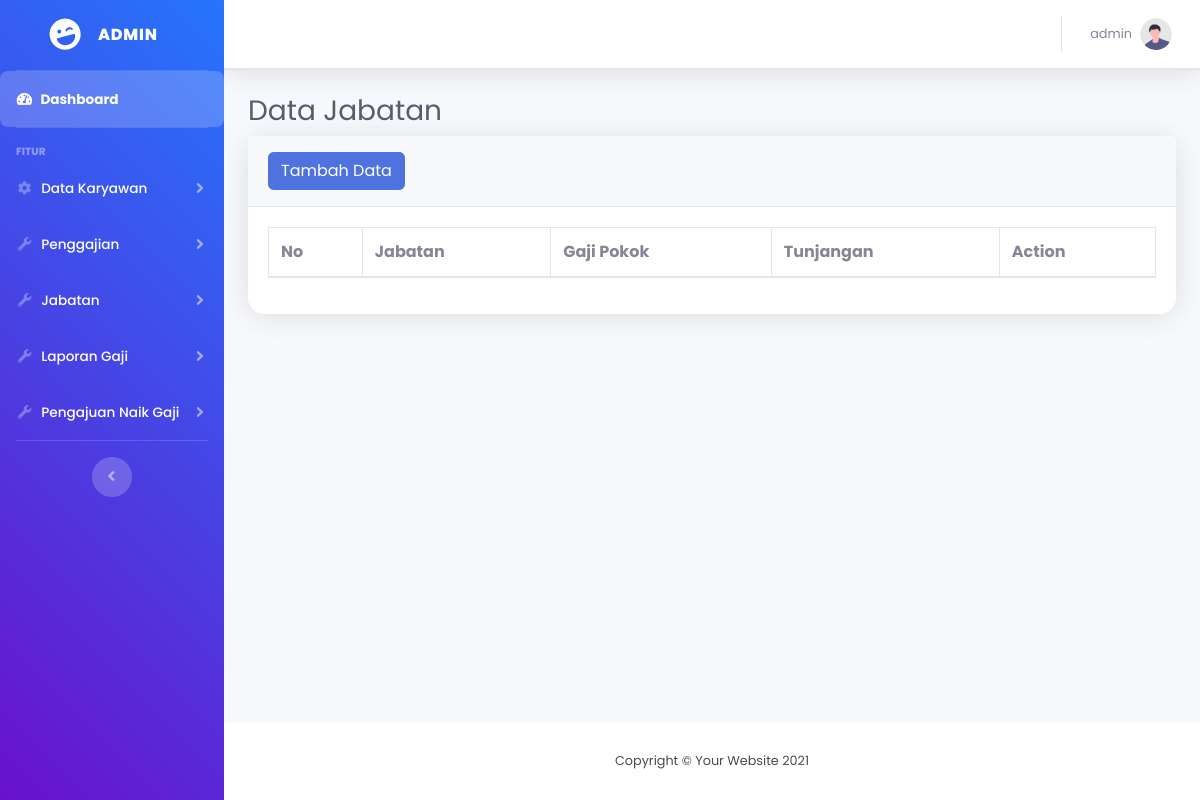
/admin/jabatan.php (signed in), run on an earlier commit of the app's database.
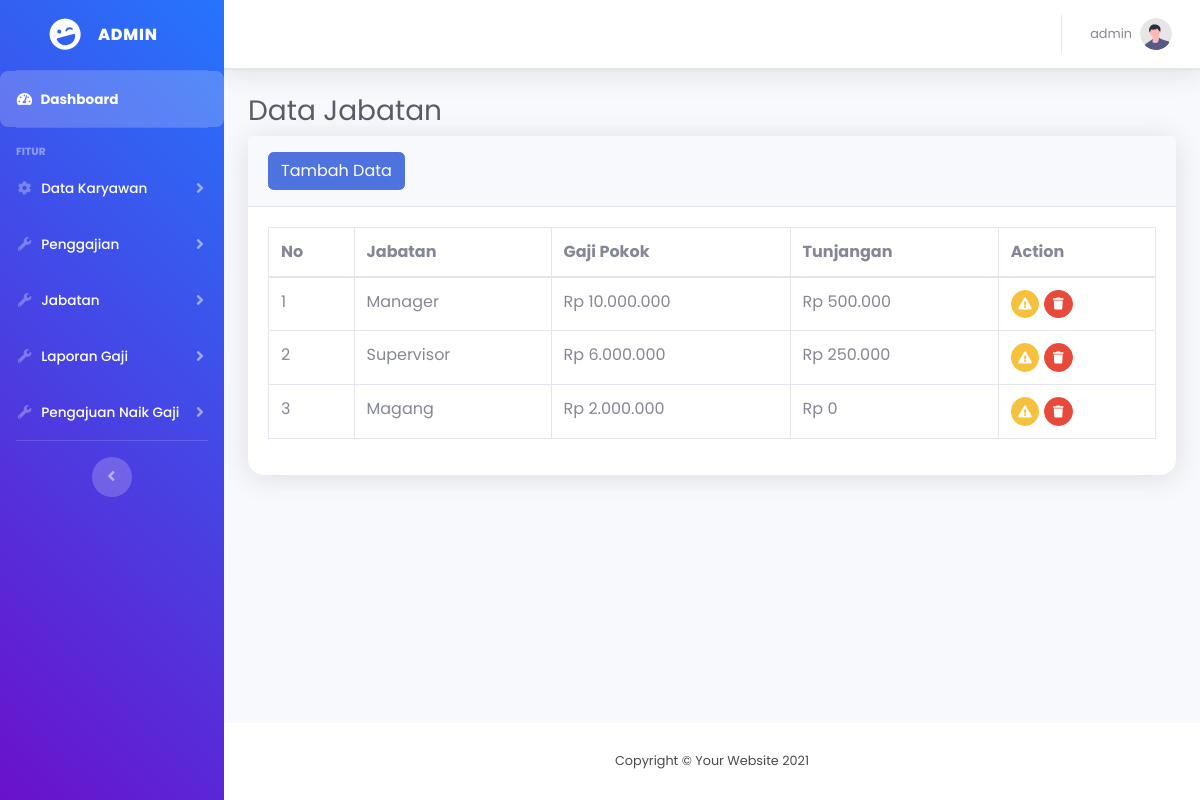
And on a later commit of the database.
### tables this page shows
CREATE TABLE `jabatan` (
  `id` int(11) NOT NULL,
  `jabatan` varchar(255) NOT NULL,
  `gaji` decimal(15,0) NOT NULL,
  `tunjangan` decimal(15,0) NOT NULL
);

### admin/jabatan.php (the view, shortened to what this page needs)
<?php
include '../koneksi.php';
?>
<!DOCTYPE html>
<html lang="en">
<head>
    <link href="../assets/vendor/fontawesome-free/css/all.min.css" rel="stylesheet" type="text/css">
    <link href="../assets/css/sb-admin-2.min.css" rel="stylesheet">
</head>
<body id="page-top">
    <div id="wrapper">
        <ul class="navbar-nav bg-gradient-primary sidebar sidebar-dark accordion" id="accordionSidebar">
            <a class="sidebar-brand d-flex align-items-center justify-content-center" href="index.php">
                <div class="sidebar-brand-icon rotate-n-15">
                    <i class="fas fa-laugh-wink"></i>
                </div>
                <div class="sidebar-brand-text mx-3">Admin</div>
            </a>
            <hr class="sidebar-divider my-0">
            <li class="nav-item active">
                <a class="nav-link" href="index.php">
                    <i class="fas fa-fw fa-tachometer-alt"></i>
                    <span>Dashboard</span></a>
            </li>
            <hr class="sidebar-divider">
            <div class="sidebar-heading">
                Fitur
            </div>
            <li class="nav-item">
                <a class="nav-link collapsed" href="#" data-toggle="collapse" data-target="#collapseTwo"
                    aria-expanded="true" aria-controls="collapseTwo">
                    <i class="fas fa-fw fa-cog"></i>
                    <span>Data Karyawan</span>
                </a>
            </li>
            <li class="nav-item">
                <a class="nav-link collapsed" href="#" data-toggle="collapse" data-target="#collapseUtilities"
                    aria-expanded="true" aria-controls="collapseUtilities">
                    <i class="fas fa-fw fa-wrench"></i>
                    <span>Penggajian</span>
                </a>
            </li>
            <li class="nav-item">
                <a class="nav-link collapsed" href="#" data-toggle="collapse" data-target="#jabatan"
                    aria-expanded="true" aria-controls="jabatan">
                    <i class="fas fa-fw fa-wrench"></i>
                    <span>Jabatan</span>
                </a>
            </li>
            <li class="nav-item">
                <a class="nav-link collapsed" href="#" data-toggle="collapse" data-target="#laporanGaji"
                    aria-expanded="true" aria-controls="collapseUtilities">
                    <i class="fas fa-fw fa-wrench"></i>
                    <span>Laporan Gaji</span>
                </a>
            </li>
            <li class="nav-item">
                <a class="nav-link collapsed" href="#" data-toggle="collapse" data-target="#pengajuan"
                    aria-expanded="true" aria-controls="collapseUtilities">
                    <i class="fas fa-fw fa-wrench"></i>
                    <span>Pengajuan Naik Gaji</span>
                </a>
            </li>
            <hr class="sidebar-divider">
            <div class="text-center d-none d-md-inline">
                <button class="rounded-circle border-0" id="sidebarToggle"></button>
            </div>
        </ul>
        <div id="content-wrapper" class="d-flex flex-column">
            <div id="content">
                <nav class="navbar navbar-expand navbar-light bg-white topbar mb-4 static-top shadow">
                    <ul class="navbar-nav ml-auto">
                        <li class="nav-item dropdown no-arrow">
                            <a class="nav-link dropdown-toggle" href="#" id="userDropdown" role="button"
                                data-toggle="dropdown" aria-haspopup="true" aria-expanded="false">
                                <span
                                    class="mr-2 d-none d-lg-inline text-gray-600 small"><?= $_SESSION['nama_admin'] ?></span>
                                <img class="img-profile rounded-circle" src="../assets/img/undraw_profile.svg">
                            </a>
                        </li>
                    </ul>
                </nav>
                <div class="container-fluid">
                    <h1 class="h3 mb-2 text-gray-800">Data Jabatan</h1>
                    <div class="card shadow mb-4">
                        <div class="card-header py-3">
                            <a href="tambahjabatan.php" class="btn btn-primary btn-icon-split">
                                <span class="text">Tambah Data</span>
                            </a>
                        </div>
                        <div class="card-body">
                            <div class="table-responsive">
                                <table class="table table-bordered" id="dataTable" width="100%" cellspacing="0">
                                    <thead>
                                        <tr>
                                            <th>No</th>
                                            <th>Jabatan</th>
                                            <th>Gaji Pokok</th>
                                            <th>Tunjangan</th>
                                            <th>Action</th>
                                        </tr>
                                    </thead>
                                    <tbody>
                                        <?php
                                    $no = 1;
                                    $tampil = mysqli_query($koneksi, "SELECT * FROM jabatan");
                                    while($data = mysqli_fetch_array($tampil)):
                                ?>
                                        <tr>
                                            <td><?= $no++ ?></td>
                                            <td><?= $data['jabatan'] ?></td>
                                            <td>Rp <?= number_format($data['gaji'], 0, ',', '.') ?></td>
                                            <td>Rp <?= number_format($data['tunjangan'], 0, ',', '.') ?></td>
                                            <td>
                                                <a href="editjabatan.php?hal=edit&id=<?= $data['id'] ?>"
                                                    class="btn btn-warning btn-circle btn-sm">
                                                    <i class="fas fa-exclamation-triangle"></i>
                                                </a>
                                                <a onclick="return confirm('Apakah Anda Yakin Ingin Menghapus Data?')"
                                                    href="jabatan.php?hal=hapus&id=<?= $data['id'] ?>"
                                                    class="btn btn-danger btn-circle btn-sm">
                                                    <i class="fas fa-trash"></i>
                                                </a>
                                            </td>
                                        </tr>
                                        <?php
                                        endwhile;
                                    ?>
                                    </tbody>
                                </table>
                            </div>
                        </div>
                    </div>
                </div>
            </div>
            <footer class="sticky-footer bg-white">
                <div class="container my-auto">
                    <div class="copyright text-center my-auto">
                        <span>Copyright &copy; Your Website 2021</span>
                    </div>
                </div>
            </footer>
        </div>
    </div>
</body>
</html>

### admin/jabatan.php (style rules this page uses)
body, html { font-family: 'Poppins', sans-serif; background: linear-gradient(120deg, #f5f7fa, #c3cfe2); height: 100%; color: #4a4a4a; }
.sidebar { background: linear-gradient(45deg, #6a11cb, #2575fc); color: #ffffff; }
.sidebar .nav-item .nav-link { color: #ffffff; font-weight: 500; transition: all 0.3s ease-in-out; }
.sidebar .nav-item.active .nav-link, .sidebar .nav-item .nav-link:hover { background-color: rgba(255, 255, 255, 0.2); border-radius: 8px; }
.navbar { background: #ffffff; border-bottom: 2px solid rgba(0, 0, 0, 0.1); box-shadow: 0 4px 6px rgba(0, 0, 0, 0.1); }
.navbar-brand, .navbar-nav .nav-link { color: #4a4a4a; font-weight: 600; }
.card { border: none; border-radius: 16px; transition: transform 0.3s ease, box-shadow 0.3s ease; box-shadow: 0 6px 20px rgba(0, 0, 0, 0.1); }

What changed in the data, as far as the page shows it:
added jabatan: jabatan "Manager", gaji "10.000.000", tunjangan "500.000"
added jabatan: jabatan "Supervisor", gaji "6.000.000", tunjangan "250.000"
added jabatan: jabatan "Magang", gaji "2.000.000", tunjangan "0"
